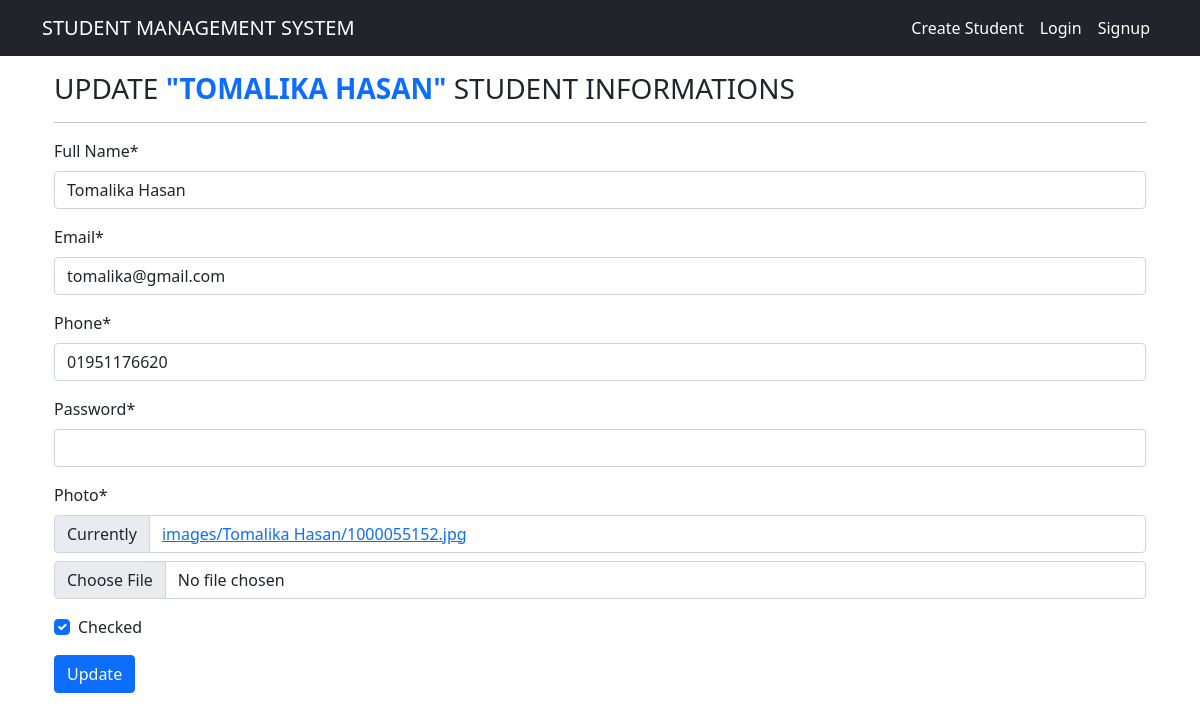
The page /student/update/21/ on the database its author committed.
### Student/models.py (models this page shows, shortened)
class Students(models.Model):
    name = models.CharField(max_length=50)
    email = models.EmailField(max_length=50)
    phone = models.CharField(max_length=15)
    password = models.CharField(max_length=50)
    photo = models.ImageField(upload_to=student_directory_path)
    checked = models.BooleanField(default=False)
    user = models.ForeignKey(User, on_delete=models.CASCADE)

### Student/views.py (the view, shortened to what this page needs)
class UpdateStudent(UpdateView):
    model = Students
    template_name = 'create_student.html'
    form_class = StudentForm
    success_url = reverse_lazy('home')
    pk_url_kwarg = 'student_id'
    context_object_name = 'student'
    def get_context_data(self, **kwargs):
        context = super().get_context_data(**kwargs)
        context["update"] = True
        return context

### Student/forms.py
class StudentForm(forms.ModelForm):
    password = forms.CharField(
        widget=forms.PasswordInput,
        label='Password',
    )
    class Meta:
        model = Students
        exclude = ['user']
        labels = {
            'name': 'Full Name',
            'email': 'Email',
            'phone': 'Phone',
            'password': 'Password',
            'photo': 'Photo',
            'checked': 'Checked'
        }
        widgets = {
            'name': forms.TextInput(attrs={'placeholder': 'Enter your full name'}),
            'email': forms.EmailInput(attrs={'placeholder': 'Enter your email address'}),
            'phone': forms.TextInput(attrs={'placeholder': 'Enter your phone number'}),
            'photo': forms.ClearableFileInput(attrs={'placeholder': 'Upload your photo'}),
            'checked': forms.CheckboxInput(),
        }

### templates/create_student.html (shortened to what this page needs)
{% extends 'layout.html' %}
{% load crispy_forms_tags %}
{% block content %}
<div class="container mt-3">
    {% if update %}
    <h3>UPDATE <strong class="text-primary">"{{ student.name|upper}}"</strong> STUDENT INFORMATIONS</h3>
    {% else %}
    <h3>CREATE STUDENT INFORMATIONS</h3>
    {% endif %}
    <hr>
    <form method="POST" enctype="multipart/form-data">
        {{ form|crispy}}
        <button type="submit" class="btn btn-primary">
            {% if update %}
            Update
            {% else %}
            Create
            {% endif %}
        </button>
    </form>
</div>
{% endblock content %}

### rows shown on the page
Students: name "TOMALIKA HASAN", name "Tomalika Hasan", email "tomalika@gmail.com", phone "01951176620", checked "☑"
